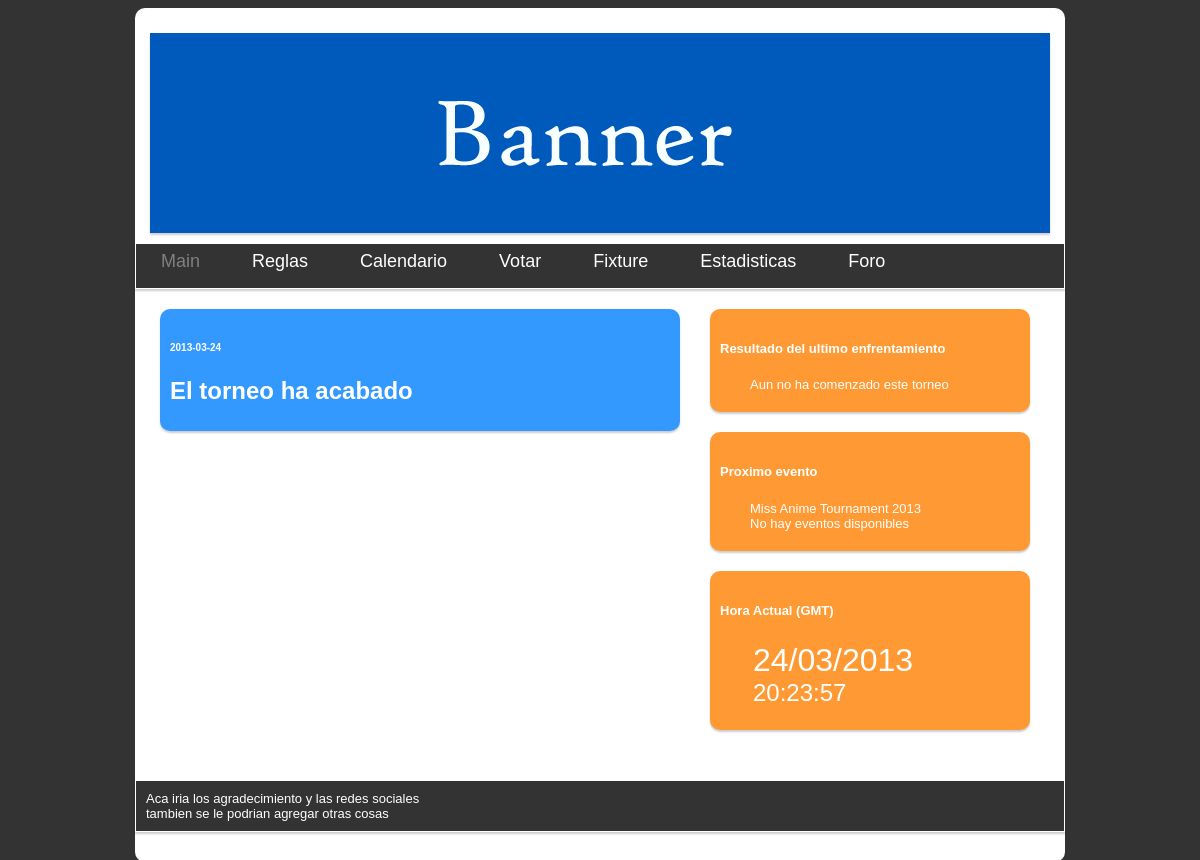
The page / on the database its author committed.
### tables this page shows
CREATE TABLE IF NOT EXISTS `menu` (
  `Id` int(11) NOT NULL AUTO_INCREMENT,
  `IdDependencia` int(11) NOT NULL,
  `Titulo` varchar(25) NOT NULL,
  `Descripcion` text NOT NULL,
  PRIMARY KEY (`Id`)
);

### index.php (called while the page is built, shortened)
<?php
$ClaseMaestra = new MasterClass();
$ClaseMaestra->Trabajar();
?>

### Include/Class/MenuBD.php (called while the page is built, shortened)
<?php
require_once "DataBase.php";
class MenuBD extends DataBase
{
	function read($multi=true , $cantConsulta = 0 , $Consulta = "" , $cantOrden = 0 , $Orden = "")
	{
		$sql="SELECT * FROM Menu ";
		if($multi)
		{
			$result = $this->select($sql);
			$Menus = array();
			while($row = $this->fetch($result))
			{
				$i=0;
				$Menus[]=new Menu($row[$i++],$row[$i++],$row[$i++],$row[$i++]);
			}
			return $Menus;
		}
	}
}
?>

### Include/Class/DataBase.php (called while the page is built, shortened)
<?php
class DataBase
{
	function connect()
	{
		$this->con = mysql_connect(SERVER,USER,PASS);
	}
	function querry($sql)
	{
		return mysql_query($sql);
	}
	function fetch($result)
	{
		return mysql_fetch_array($result);
	}
	function select($sql)
	{
		$result = $this->querry($sql);
		return $result;
	}
}
?>

### Include/Class/Menu.php (called while the page is built, shortened)
<?php
require_once "MenuBD.php";
class Menu extends MenuBD
{
	function Menu($Id="",$IdDependencia="",$Titulo="",$Descripcion="")
	{
		$this->Id = $Id;
		$this->IdDependencia = $IdDependencia;
		$this->Titulo = $Titulo;
	}
	function getId()
	{
		return $this->Id;
	}
	function getIdDependencia()
	{
		return $this->IdDependencia;
	}
	function getTitulo()
	{
		return $this->Titulo;
	}
}
?>

### Include/Function/structura.php (the view, shortened to what this page needs)
<?php
class structura
{
	function head($Nombre="",$script="")
	{
		$text = "";
		$text .="<!DOCTYPE html PUBLIC \"-//W3C//DTD XHTML 1.0 Transitional//EN\" \"http://www.w3.org/TR/xhtml1/DTD/xhtml1-transitional.dtd\">
<html xmlns=\"http://www.w3.org/1999/xhtml\">
<head>
<meta content=\"text/html; charset=utf-8\" http-equiv=\"Content-Type\" />
<meta name=\"description\" content=\"website description\" />
<meta name=\"keywords\" content=\"website keywords, website keywords\" />
<title>".$Nombre."</title>
<link href=\"css/style_class.css\" rel=\"stylesheet\" type=\"text/css\" />
  <script type=\"text/javascript\" src=\"js/modernizr-1.5.min.js\"></script>
  <script type=\"text/javascript\" src=\"js/funciones.js\"></script>
".$script."
</head>
";
		return $text;
	}
	function MenuPrincipal()
	{
			$MenuActual = new Menu();
			$MenuActual = $MenuActual->read();
			$text = "";
			$text .= "<body onload=\"actualizaReloj()\">
<div id=\"page\">
<div id=\"Header\">
<div id=\"Banner\">
	<a href=\"pruebas.html\">
	<img height=\"200\" src=\"images/Banner.png\" width=\"900\" /></a></div>
<div id=\"Menu\">
 <nav>
        <ul class=\"sf-menu\" id=\"nav\">
          \n";
        for($i=0;$i<count($MenuActual);$i++)
        {
        	if($MenuActual[$i]->getIdDependencia()==-1)
        	{
        		if($_GET['id']==$MenuActual[$i]->getId())
        			$text .= "<li class=\"selected\"><a href=\"?id=".$MenuActual[$i]->getId()."\">".$MenuActual[$i]->getTitulo()."</a>";
        		else
        			$text .= "<li><a href=\"?id=".$MenuActual[$i]->getId()."\">".$MenuActual[$i]->getTitulo()."</a>";
        		$text .="</li>\n";
        	}
        }
       $text .= " </ul>\n
      </nav>
</div>
</div>
";
					return $text;
	}
	function body($widget="",$content="")
	{
		$text="";
		$text .="<div id=\"Content\">
	<div id=\"Principal\">
 ".$content."
	</div>
	<div id=\"Sec\">";
	for($i=0;$i<count($widget);$i++)
	{
		$text .="<div class=\"burbujas\">".$widget[$i]."
</div>
";
	}
$text .="</div>
<div class=\"empuja\">&nbsp;</div>
</div>
";
		return $text;
	}
	function foot()
	{
		$text ="<div id=\"Foot\">
Aca iria los agradecimiento y las redes sociales<br/>
tambien se le podrian agregar otras cosas</div>
</div>
  <script type=\"text/javascript\" src=\"js/jquery.js\"></script>
  <script type=\"text/javascript\" src=\"js/jquery.easing-sooper.js\"></script>
  <script type=\"text/javascript\" src=\"js/jquery.sooperfish.js\"></script>
  <script type=\"text/javascript\" src=\"js/image_fade.js\"></script>
  <script type=\"text/javascript\">
    $(document).ready(function() {
      $('ul.sf-menu').sooperfish();
    });
  </script>
</body>
</html>
";
		return $text;
	}
}
?>

### rows shown on the page
menu: Titulo "Main"
menu: Titulo "Reglas"
menu: Titulo "Calendario"
menu: Titulo "Votar"
menu: Titulo "Fixture"
menu: Titulo "Estadisticas"
menu: Titulo "Foro"

### other values the page prints
fechaHoraActual("Y-m-d") "2013-03-24"
$widget[$i] "Aun no ha comenzado este torneo"
